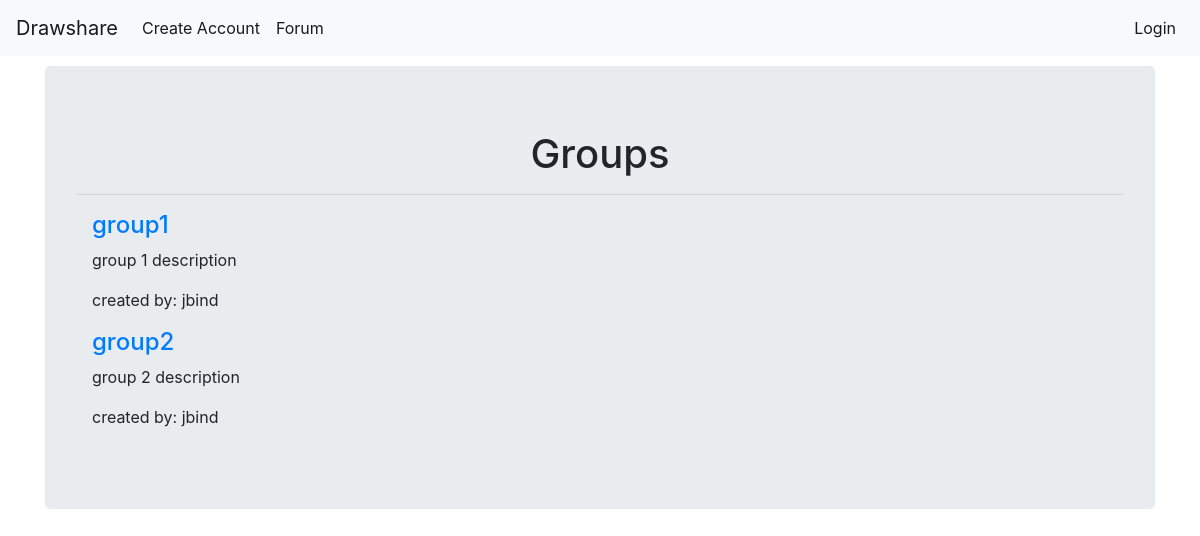
Before: /drawapp/groups/ with the older database file.
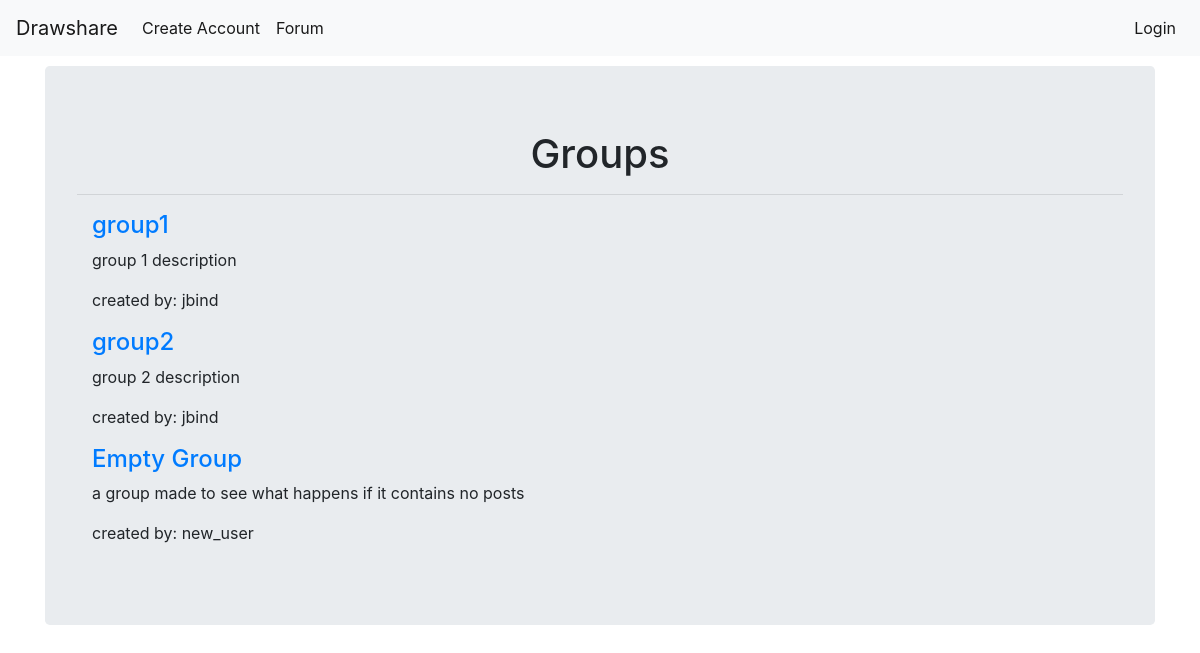
After: the same page with the newer database file.
### drawapp/models.py (models this page shows)
class Group(models.Model):
    user = models.ForeignKey(User, on_delete=models.CASCADE, default=1)
    name = models.CharField(max_length=100)
    description = models.TextField(max_length=500)
    def __str__(self):
        return self.name

### drawapp/views.py (the view)
# urls.py: path('groups/', views.GroupsList.as_view(), name='groups'),
class GroupsList(ListView):
    model = Group

### drawapp/templates/drawapp/group_list.html
{% extends 'base/base.html' %}
{% block navbar %}
<h1 class="page_header">Groups</h1>
<hr>
{% if object_list %}
    {% for group in object_list %}
    <div class="container">
      <a href="{% url 'posts' group.pk %}"><h4>{{ group }}</h4></a>
      <p>{{ group.description }}</p>
      <p>created by: {{ group.user.username }}</p>
    </div>
    {% endfor %}
{% else %}
  <h2>No Groups in List!</h2>
{% endif %}
{% endblock %}

Changed rows visible on the page:
added Group: name "Empty Group", description "a group made to see what happens if it contains no posts", user.username "new_user"
